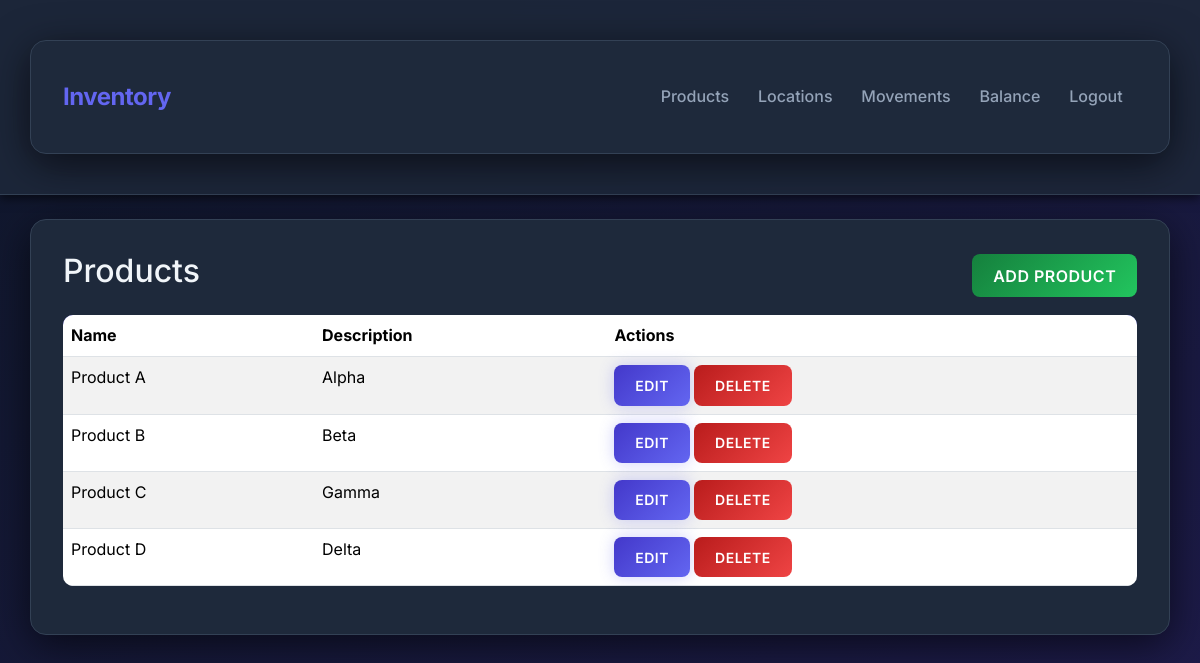
Page /products (signed in) on the earlier database version.
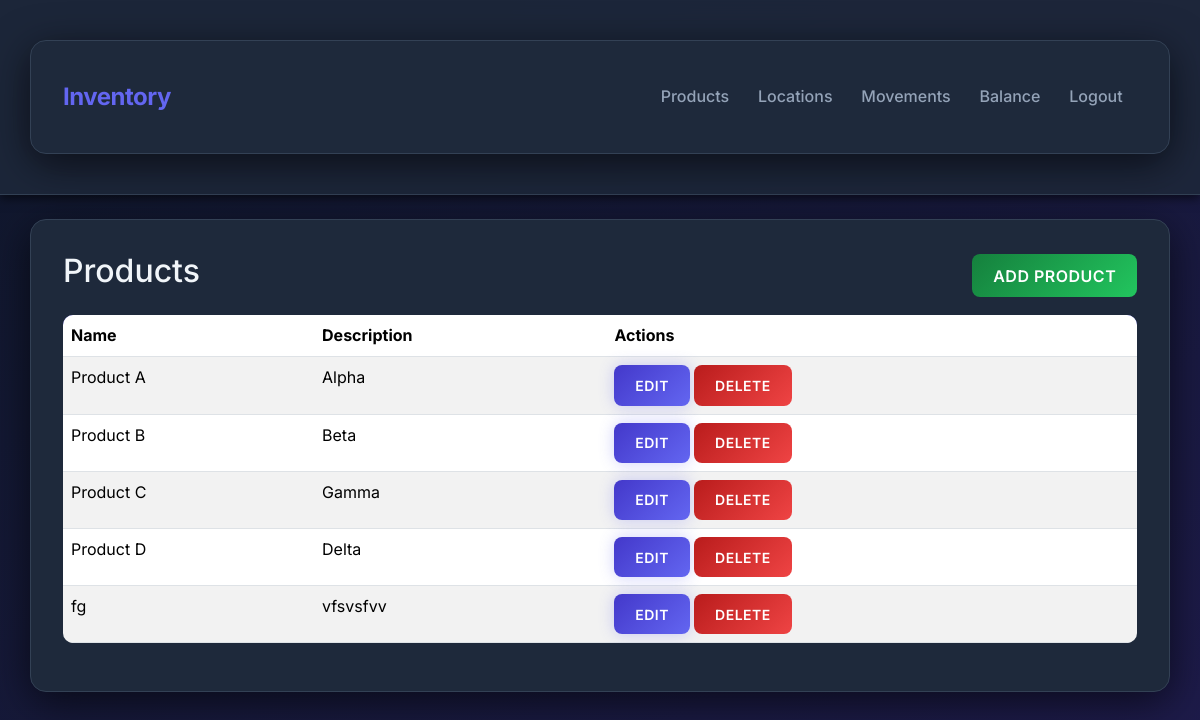
Same page on the later database version.
### app/models.py (models this page shows, shortened)
class Product(db.Model):
    product_id = db.Column(db.String(32), primary_key=True, default=gen_id)
    name = db.Column(db.String(120), nullable=False, unique=True)
    description = db.Column(db.String(300))

### app/routes.py (the view)
@main_bp.route('/products')
@login_required
def product_list():
    products = Product.query.order_by(Product.name).all()
    return render_template('products/list.html', items=products, type='product')

### app/__init__.py (called while the page is built)
def create_app():
    app = Flask(__name__)
    app.config['SQLALCHEMY_DATABASE_URI'] = 'sqlite:///inventory.db'
    app.config['SECRET_KEY'] = 'supersecretkey'  # change this in production!
    db.init_app(app)
    migrate.init_app(app, db)
    login_manager.init_app(app)
    from .models import User
    @login_manager.user_loader
    def load_user(user_id):
        return User.query.get(int(user_id))
    from .routes import main_bp
    app.register_blueprint(main_bp)
    return app

### app/templates/products/list.html
{% extends 'base.html' %}
{% block content %}
<div class="d-flex justify-content-between align-items-center">
  <h2>{{ 'Products' if type == 'product' else 'Locations' }}</h2>
  <a class="btn btn-success" href="{{ url_for('main.product_add' if type == 'product' else 'main.location_add') }}">
    Add {{ 'Product' if type == 'product' else 'Location' }}
  </a>
</div>
<table class="table table-striped mt-3">
  <thead>
    <tr><th>Name</th><th>Description</th><th>Actions</th></tr>
  </thead>
  <tbody>
    {% for item in items %}
    <tr>
      <td>{{ item.name }}</td>
      <td>{{ item.description }}</td>
      <td>
        <a class="btn btn-sm btn-primary" href="{{ url_for('main.product_edit' if type == 'product' else 'main.location_edit', product_id=item.product_id if type == 'product' else None, location_id=item.location_id if type != 'product' else None) }}">Edit</a>
        <form method="post" action="{{ url_for('main.product_delete' if type == 'product' else 'main.location_delete', product_id=item.product_id if type == 'product' else None, location_id=item.location_id if type != 'product' else None) }}" style="display:inline;" onsubmit="return confirm('Delete?');">
          <button class="btn btn-sm btn-danger">Delete</button>
        </form>
      </td>
    </tr>
    {% else %}
    <tr><td colspan="3">No items</td></tr>
    {% endfor %}
  </tbody>
</table>
{% endblock %}

Differences in the rows shown:
added Product: name "fg", description "vfsvsfvv"
